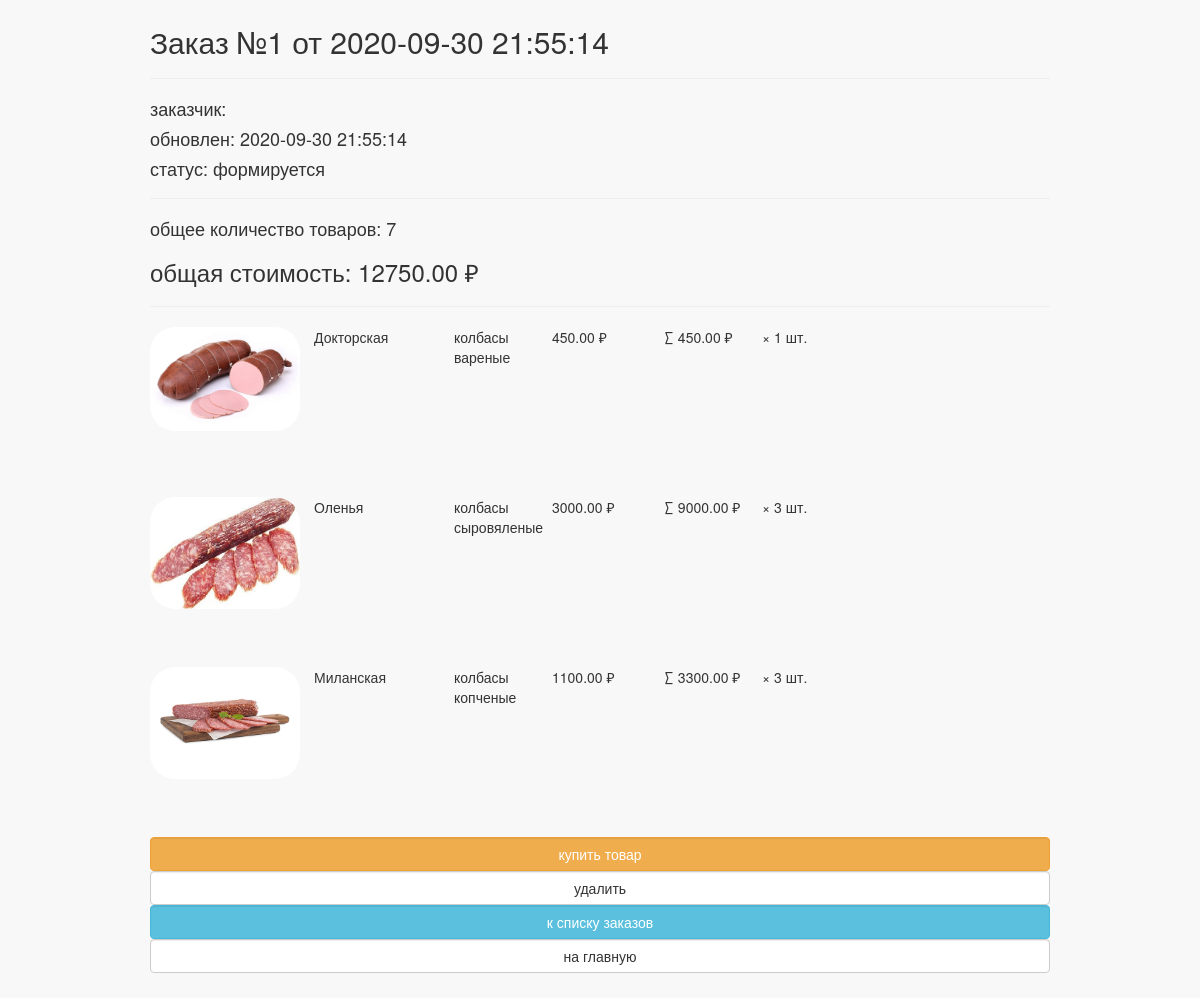
Before: /orders/read/1/ with the older database file.
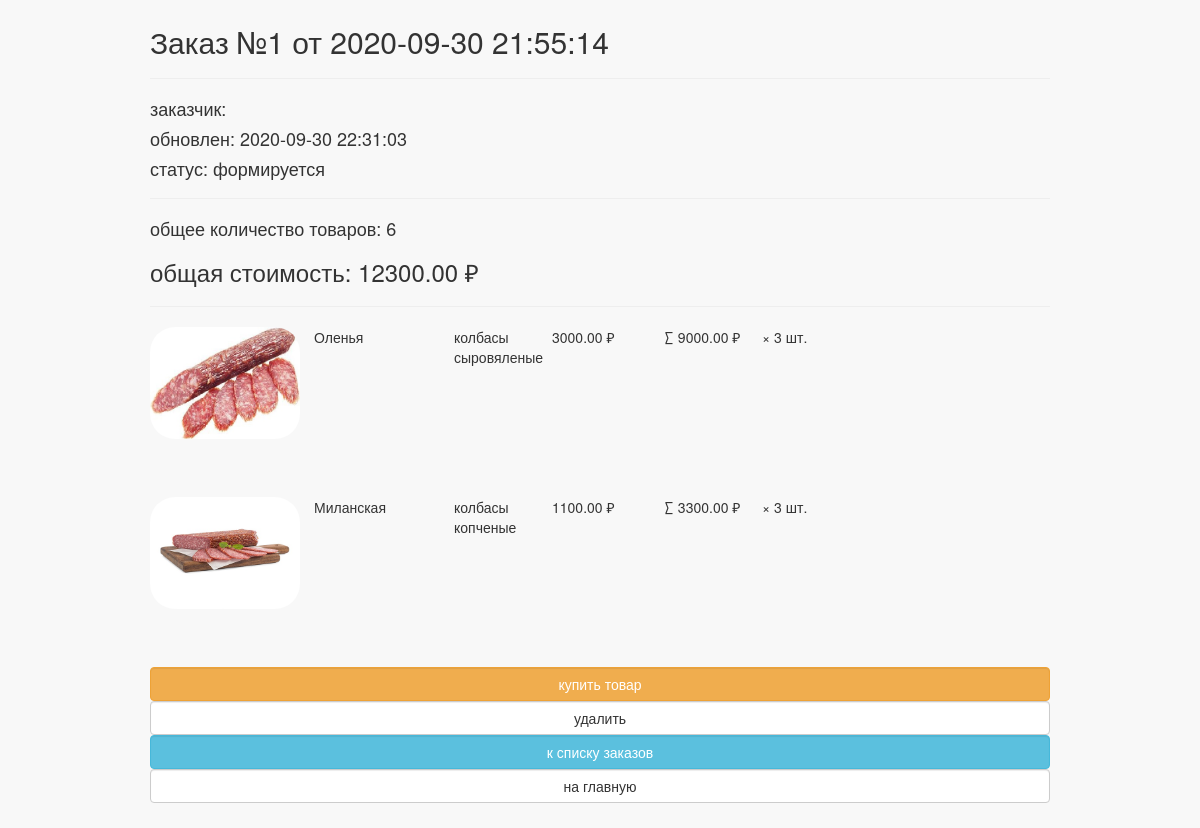
After: the same page with the newer database file.
### ordersapp/models.py (models this page shows, shortened)
class Order(models.Model):
    FORMING = 'F'
    SENT_TO_PROCEED = 'S'
    PROCEEDED = 'P'
    PAID = 'D'
    READY = 'Y'
    CANCEL = 'C'
    ORDER_STATUS_CHOICES = (
        (FORMING, 'формируется'),
        (SENT_TO_PROCEED, 'отправлен в обработку'),
        (PAID, 'оплачен'),
        (PROCEEDED, 'обрабатывается'),
        (READY, 'готов к выдаче'),
        (CANCEL, 'отменен'),
    )
    user = models.ForeignKey(get_user_model(), on_delete=models.CASCADE)
    created = models.DateTimeField(verbose_name='создан', auto_now_add=True)
    updated = models.DateTimeField(verbose_name='обновлен', auto_now=True)
    status = models.CharField(verbose_name='статус',
                              max_length=1,
                              choices=ORDER_STATUS_CHOICES,
                              default=FORMING)
    is_active = models.BooleanField(verbose_name='активен', default=True)
    class Meta:
        ordering = ('-created',)
        verbose_name = 'заказ'
        verbose_name_plural = 'заказы'
    @property
    def is_forming(self):
        return self.status == self.FORMING
    @property
    def total_quantity(self):
        items = self.orderitems.all()
        return sum(list(map(lambda x: x.quantity, items)))
    @property
    def total_cost(self):
        items = self.orderitems.all()
        return sum(list(map(lambda x: x.quantity * x.product.price, items)))

class OrderItem(models.Model):
    order = models.ForeignKey(Order,
                              related_name="orderitems",
                              on_delete=models.CASCADE)
    product = models.ForeignKey(Product,
                                verbose_name='продукт',
                                on_delete=models.CASCADE)
    quantity = models.PositiveIntegerField(verbose_name='количество',
                                           default=0)
    @property
    def product_cost(self):
        return self.product.price * self.quantity

### mainapp/models.py (models this page shows, shortened)
class Product(models.Model):
    category = models.ForeignKey(ProductCategory, on_delete=models.CASCADE, verbose_name='категория продукта')
    name = models.CharField(verbose_name='имя продукта', max_length=128)
    image = models.ImageField(upload_to='products_images', blank=True)
    short_desc = models.CharField(verbose_name='краткое описание продукта', max_length=64, blank=True)
    description = models.TextField(verbose_name='описание продукта', blank=True)
    price = models.DecimalField(verbose_name='цена продукта', max_digits=8, decimal_places=2, default=0)
    quantity = models.IntegerField(verbose_name='количество на складе', default=0)
    is_active = models.BooleanField(default=True)

class ProductCategory(models.Model):
    name = models.CharField(verbose_name='имя', max_length=128)
    description = models.TextField(verbose_name='описание', blank=True)
    is_active = models.BooleanField(default=True)

### ordersapp/views.py (the view)
# urls.py: path('read/<int:pk>/', ordersapp.OrderDetail.as_view(), name='order_read'),
class OrderDetail(DetailView):
    model = Order

### mainapp/context_processors.py (called while the page is built)
def catalog_menu(request):
    return {'catalog_menu': ProductCategory.objects.filter(is_active=True)}

### mainapp/templatetags/my_tags.py (called while the page is built)
@register.filter(name='media_folder_products')
def media_folder_products(string):
    if not string:
        string = 'products_images/default.jpg'
    return f'{settings.MEDIA_URL}{string}'

### ordersapp/templates/ordersapp/order_detail.html
{% extends "ordersapp/common.html" %}
{% load static %}
{% load my_tags %}
{% block content %}
    {% include 'ordersapp/includes/inc__order_summary.html' %}
    <div class="basket_list">
        {% for item in object.orderitems.all %}
            <div class="basket_record">
                <img src="{{ item.product.image|media_folder_products }}"
                     alt="{{ item.product.short_desc }}">
                <span class="product_name">{{ item.product.name }}</span>
                <span class="category_name">{{ item.product.category.name }}</span>
                <span class="product_price">{{ item.product.price }}&nbsp;&#8381;</span>
                <span class="product_quantity">&#215;&nbsp;{{ item.quantity }} шт.</span>
                <span class="product_cost">&sum;&nbsp;{{ item.product_cost }}&nbsp;&#8381;</span>
            </div>
        {% endfor %}
    </div>
    {% include 'ordersapp/includes/inc__order_actions.html' %}
{% endblock %}

### ordersapp/templates/ordersapp/common.html (shortened to what this page needs)
<!DOCTYPE html>
{% load static %}
<html lang="en">
<head>
    {% block css %}
        <link rel="stylesheet" type="text/css" href="{% static 'css/bootstrap.min.css' %}">
        <link rel="stylesheet" type="text/css" href="{% static 'css/style.css' %}">
    {% endblock %}
</head>
<body>
<div class="order_container">
    {% block content %}
    {% endblock %}
</div>
</body>
</html>

### ordersapp/templates/ordersapp/includes/inc__order_summary.html (shortened to what this page needs)
{% if object %}
    <div class="h2">Заказ &#8470;{{ object.pk }} от {{ object.created|date:"Y-m-d H:i:s" }}</div>
    <hr>
    <div class="h4">заказчик: {{ user.last_name }} {{ user.first_name }} </div>
    <div class="h4">обновлен: {{ object.updated|date:"Y-m-d H:i:s" }}</div>
    <div class="h4">статус: {{ object.get_status_display }}</div>
    <hr>
    <div class="h4">
        общее количество товаров: <span class="order_total_quantity">{{ object.total_quantity }}</span>
    </div>
    <div class="h3">
        общая стоимость: <span class="order_total_cost">{{ object.total_cost }}</span> &#8381;
    </div>
{% endif %}
<hr>

### ordersapp/templates/ordersapp/includes/inc__order_actions.html
{% if object.is_forming %}
    <a href="{% url 'orders:order_forming_complete' object.pk %}"
       class="btn btn-warning btn-round form-control last">
        купить товар
    </a>
    <a href="{% url 'orders:order_delete' object.pk %}"
       class="btn btn-default btn-round form-control last">
        удалить
    </a>
{% endif %}
<a href="{% url 'orders:index' %}"
   class="btn btn-info btn-round form-control last">
    к списку заказов
</a>
<a href="{% url 'main:index' %}"
   class="btn btn-default btn-round form-control last">
    на главную
</a>

### static/css/style.css (style rules this page uses)
* { margin: 0; padding: 0; }
body { background-color: #f8f8f8; }
.basket_list span.category_name { margin-left: 2em; margin-right: 1em; width: 5em; position: relative; display: block; float: left; }
.basket_list span.product_name { margin-left: 1em; width: 8em; position: relative; display: block; float: left; }
.basket_list span.product_price { margin-left: 1em; width: 7em; position: relative; display: block; float: left; }
.basket_list span.product_cost { margin-left: 1em; width: 7em; position: relative; display: block; float: left; }
.basket_list .basket_record { position: relative; display: block; height: 170px; float: none; }
.order_container { margin: 25px auto; width: 900px; }
.order_container img { display: block; float: left; width: 150px; border-radius: 25px; }

Changed rows visible on the page:
removed OrderItem: product.image|media_folder_products (picture), product.name "Докторская", product.category.name "колбасы вареные", product.price "450.00", quantity "1", product_cost "450.00"
changed Order "формируется": updated "2020-09-30 21:55:14" → "2020-09-30 22:31:03"; total_quantity "7" → "6"; total_cost "12750.00" → "12300.00"
